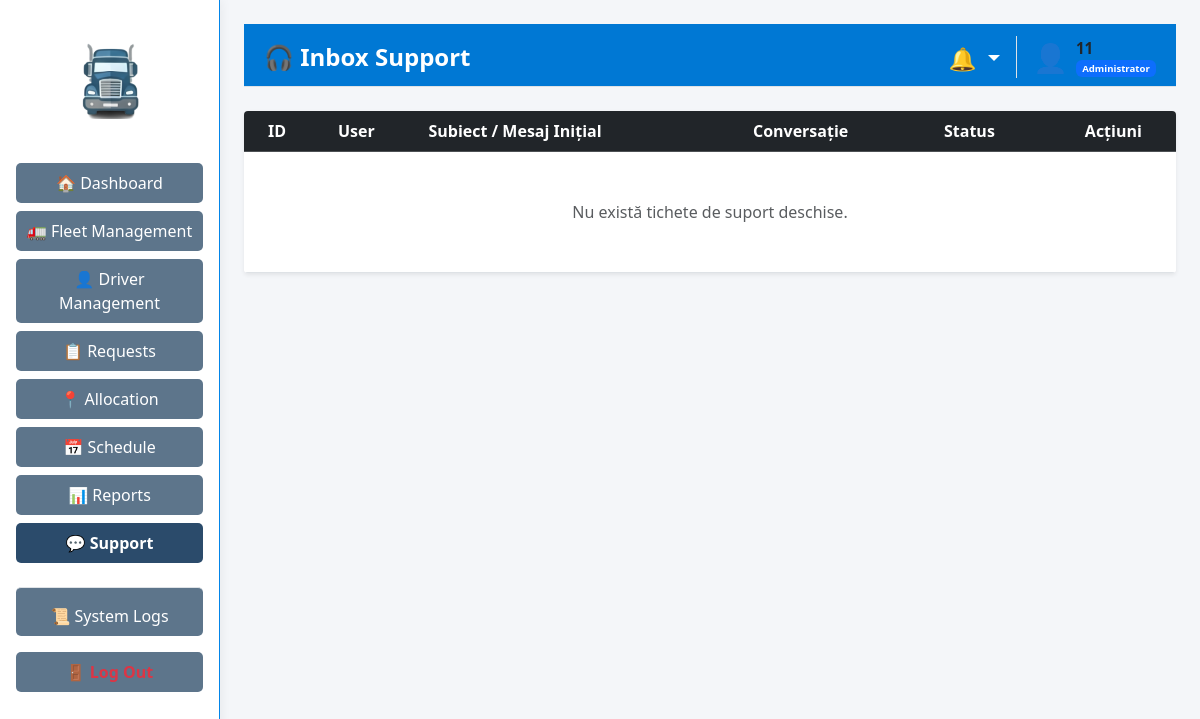
The page /admin/support (signed in) on the database as committed earlier.
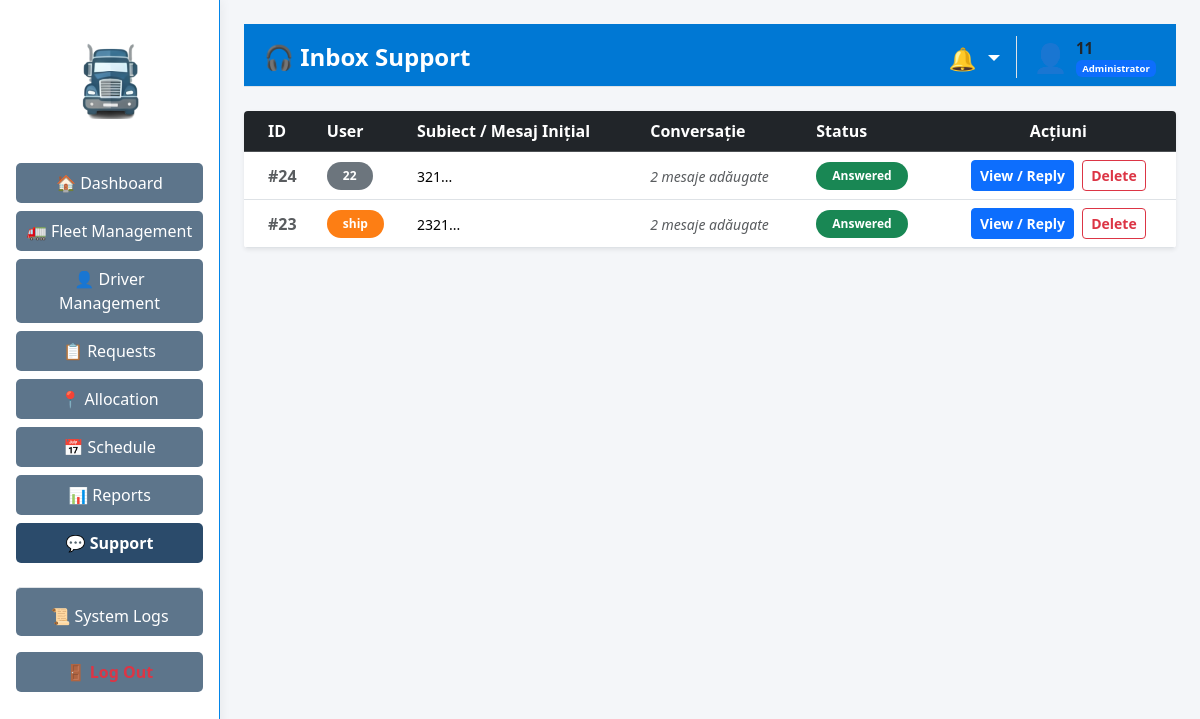
The same page on the database as committed later.
### tables this page shows
CREATE TABLE support_tickets (
                        id INTEGER PRIMARY KEY AUTOINCREMENT,
                        client TEXT NOT NULL,
                        message TEXT NOT NULL,
                        admin_response TEXT DEFAULT NULL,
                        timestamp DATETIME DEFAULT CURRENT_TIMESTAMP,
                        status TEXT DEFAULT 'New'
                    , client_role TEXT DEFAULT 'Customer', subject TEXT, user_id INTEGER);

### app/routes/admin_support_routes.py (the view)
@admin_support_bp.route('/admin/support')
def view_tickets() -> str:
    if session.get('role') not in ['Administrator', 'Staff']:
        return redirect(url_for('auth.login'))
    tickets_data = support_db.get_all_tickets()
    return render_template('admin/support_tickets.html', tickets=tickets_data, role=session.get('role'))

### app/models/notification_model.py (called while the page is built)
    def get_unread_notifications(self, target1: str, target2: str = '') -> List[Dict[str, Any]]:
        try:
            with sqlite3.connect(DB_PATH) as conn:
                conn.row_factory = sqlite3.Row
                cursor = conn.execute(
                    "SELECT * FROM notifications WHERE target_role IN (?, ?, 'All') AND is_read = 0 ORDER BY timestamp DESC",
                    (str(target1).strip(), str(target2).strip())
                )
                return [dict(row) for row in cursor.fetchall()]
        except sqlite3.Error as e:
            logging.error(f"Error fetching notifications: {e}")
            return []

### app/templates/admin/support_tickets.html (shortened to what this page needs)
{% extends "layouts/admin_layout.html" if session.get('role') == 'Administrator' else "layouts/staff_layout.html" %}
{% block page_header %}🎧 Inbox Support{% endblock %}
{% block content %}
<div class="table-container shadow-sm border-0 bg-white custom-rounded" style="overflow: hidden;">
    <table class="table table-hover align-middle mb-0">
        <thead class="table-dark">
            <tr>
                <th class="ps-4">ID</th>
                <th>User</th>
                <th>Subiect / Mesaj Inițial</th>
                <th>Conversație</th>
                <th>Status</th>
                <th class="text-center">Acțiuni</th>
            </tr>
        </thead>
        <tbody>
            {% if not tickets %}
            <tr><td colspan="6" class="text-center py-5 text-muted">Nu există tichete de suport deschise.</td></tr>
            {% else %}
                {% for t in tickets %}
                <tr>
                    <td class="ps-4 fw-bold text-muted">#{{ t.id }}</td>
                    <td>
                        <span class="badge {{ 'bg-driver' if t.client_role == 'Driver' else 'bg-customer' }} px-3 py-2 rounded-pill">
                            {{ t.client }}
                        </span>
                    </td>
                    <td><small>{{ t.message[:40] }}...</small></td>
                    <td>
                        <span class="text-muted small"><i>{{ t.replies|length }} mesaje adăugate</i></span>
                    </td>
                    <td>
                        <span class="badge rounded-pill bg-{{ 'info' if t.status == 'New' or t.status == 'Customer Ticket' or t.status == 'Driver Ticket' else ('warning text-dark' if 'Replied' in t.status else 'success') }} px-3 py-2">
                            {{ t.status }}
                        </span>
                    </td>
                    <td class="text-center">
                        <button class="btn btn-sm btn-primary fw-bold custom-rounded" data-bs-toggle="modal" data-bs-target="#respondModal{{ t.id }}">View / Reply</button>
                        <form action="{{ url_for('admin_support.delete_ticket', ticket_id=t.id) }}" method="POST" style="display:inline;" onsubmit="return confirm('Sigur ștergi acest tichet și toată conversația?');">
                            <button type="submit" class="btn btn-sm btn-outline-danger ms-1 custom-rounded fw-bold">Delete</button>
                        </form>
                    </td>
                </tr>
                {% endfor %}
            {% endif %}
        </tbody>
    </table>
</div>
{% endblock %}

Rows that differ between the two databases and show on the page:
added support_tickets: id "24", client "22", message "321", replies|length "2", status "Answered"
added support_tickets: id "23", client "ship", message "2321", replies|length "2", status "Answered"
Other text that changed with them:
text no longer shown: "Nu există tichete de suport deschise."
